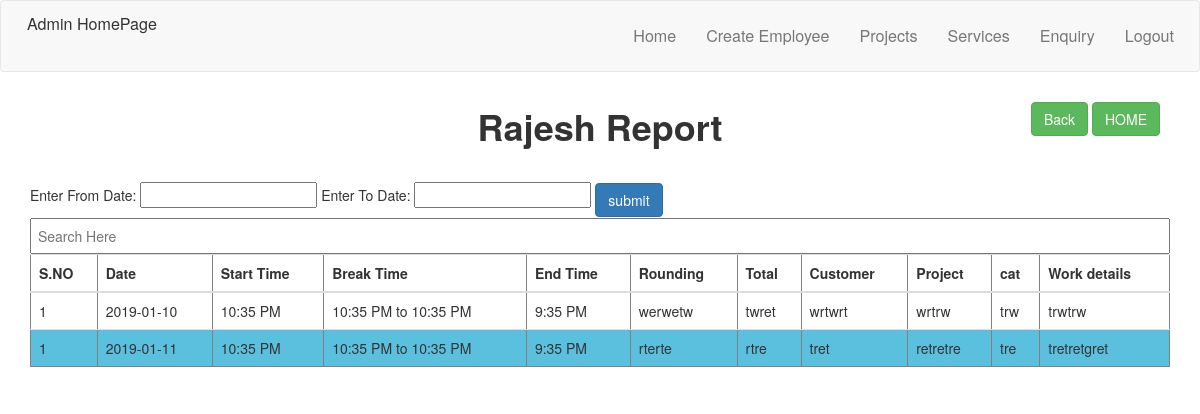
Page /Welcome/showinfo?id=5 on the committed database.
### tables this page shows
CREATE TABLE `register` (
  `id` int(11) NOT NULL,
  `fname` varchar(225) NOT NULL,
  `sname` varchar(255) NOT NULL,
  `phonenumber` varchar(255) NOT NULL,
  `mname` varchar(255) NOT NULL,
  `mcode` int(11) NOT NULL,
  `role` varchar(255) NOT NULL,
  `pass` varchar(255) NOT NULL,
  `cpass` varchar(255) NOT NULL,
  `mail` varchar(255) NOT NULL
);

CREATE TABLE `report` (
  `reportid` int(11) NOT NULL,
  `empid` int(11) NOT NULL,
  `date` date NOT NULL,
  `strattime` varchar(255) NOT NULL,
  `breaks` varchar(255) NOT NULL,
  `endtime` varchar(255) NOT NULL,
  `rounding` varchar(500) NOT NULL,
  `total` varchar(500) NOT NULL,
  `custome` varchar(500) NOT NULL,
  `project` varchar(500) NOT NULL,
  `cat` varchar(250) NOT NULL,
  `workdetails` varchar(1000) NOT NULL,
  `breake` varchar(255) NOT NULL
);

### application/controllers/Welcome.php (called while the page is built, shortened)
<?php
class Welcome extends CI_Controller {
        public function showinfo()
        {
          $this->load->view('adminheader');
           $this->load->model('Dbmodel');
            $output = $this->Dbmodel->getreport();
            $employeename = $this->Dbmodel->emploee();
              $data['employeename'] = $employeename;
           $data['output'] = $output;
           $this->load->view('showinfo',$data);
        }
}

### index.php (called while the page is built, shortened)
<?php
require_once BASEPATH.'core/CodeIgniter.php';

### application/models/Dbmodel.php (called while the page is built, shortened)
<?php
class Dbmodel  extends CI_Model{
    public function emploee(){
     $query=$this->db->get('register');
     return $query->result();
    }
    public function getreport(){
     $query=$this->db->get('report');
     return $query->result();
    }
}

### application/views/showinfo.php (the view, shortened to what this page needs)
<html>
	<head>
		<link href="https://maxcdn.bootstrapcdn.com/bootstrap/3.3.6/css/bootstrap.min.css" rel="stylesheet" />
<link rel="stylesheet" href="https://maxcdn.bootstrapcdn.com/bootstrap/3.3.7/css/bootstrap.min.css">
    <link href = "https://code.jquery.com/ui/1.10.4/themes/ui-lightness/jquery-ui.css"
         rel = "stylesheet">
	</head>
	<body>
	<div class="container">
			<div class="Back">
<INPUT TYPE="button" style="text-align: center" type="button" class="btn btn-success" VALUE="Back" onClick="history.go(-1);">
				<?php if (!$this->session->userdata('Manager')) {?>
				<button onclick="window.location.href='<?php echo base_url();?>UserControl/createmanagercode'" style="text-align: center;" type="button" class="btn btn-success">HOME</button>
		<?php }  else {?>
			<button onclick="window.location.href='<?php echo base_url();?>UserControl/createmanagercode'" style="text-align: center;" type="button" class="btn btn-success">HOME</button>
		<?php } ?>
			</div>
             <?php $id = intval($_GET['id']);?>
            <?php foreach($employeename as $data){ ?>
    <?php if($data->id == $id ){?>
            <?php $name = $data->fname;?>
    <?php }?>
            <?php }?>
	 <h1 style="text-align: center;"><b><?php echo $name;?> Report</b></h1>
			<br />
	 <form class="form-inline" action="<?php echo base_url();?>Welcome/getreportbydates" method="post">
  <div class="form-group">
      <p>Enter From Date: <input type = "text" name="fromdate" id = "datepicker-13"></p>
  </div>
  <div class="form-group">
      <p>Enter To Date: <input type = "text" name="enddate" id = "datepicker-14"></p>
  </div>
             <div class="form-group">
    <button type="submit" class="btn btn-primary">submit</button>  </div>
</form>
<input type="text"  align="center" border="1px" style="width:100%; line-height: 30px;" id="search" placeholder=" Search Here">
<table id="table" class="table" align="center" border="1px" style="width:100%; line-height: 30px;">
        <tr>
             <th>S.NO</th>
            <th>Date</th>
            <th>Start Time</th>
              <th>Break Time</th>
               <th>End Time</th>
               <th>Rounding </th>
               <th>Total</th>
                <th>Customer</th>
                  <th>Project</th>
                   <th>cat</th>
                    <th>Work details</th>
             </tr>
              <tbody >
<tr>
<?php $num = 1;?>
				<?php foreach($output as $data){ ?>
    <?php if($data->empid == $id ){?>
	<td> <?php echo $num;?> </td>
	<td><?php echo $data->date; ?> </td>
         <td><?php echo $data->strattime; ?> </td>
         <td> <?php echo $data->breaks;?> to <?php echo $data->breaks;?></td>
	<td><?php echo $data->endtime; ?> </td>
	<td><?php echo $data->rounding; ?> </td>
        <td><?php echo $data->total; ?> </td>
         <td><?php echo $data->custome; ?> </td>
          <td><?php echo $data->project; ?> </td>
           <td><?php echo $data->cat; ?> </td>
            <td><?php echo $data->workdetails; ?> </td>
                                        <tr/>
					<?php } ?>
                                        <?php } ?>
				</tbody>
</table>
</div>
	</body>
</html>

### application/views/adminheader.php (style rules this page uses)
html, body { font-family: 'Lato', serif; }

### application/views/showinfo.php (style rules this page uses)
h1 { margin-top: -40px; margin-bottom: 10px; }
.Back { right: 3px; padding : 10px; text-align: right; display: inline-block; width: 100%; margin-right: -50%; }
tr:nth-child(even) { background-color: #5bc0de; }

### rows in the picture
register: fname "Rajesh"
report: date "2019-01-10", strattime "10:35 PM", breaks "10:35 PM", endtime "9:35 PM", rounding "werwetw", total "twret", custome "wrtwrt", project "wrtrw", cat "trw", workdetails "trwtrw"
report: date "2019-01-11", strattime "10:35 PM", breaks "10:35 PM", endtime "9:35 PM", rounding "rterte", total "rtre", custome "tret", project "retretre", cat "tre", workdetails "tretretgret"
